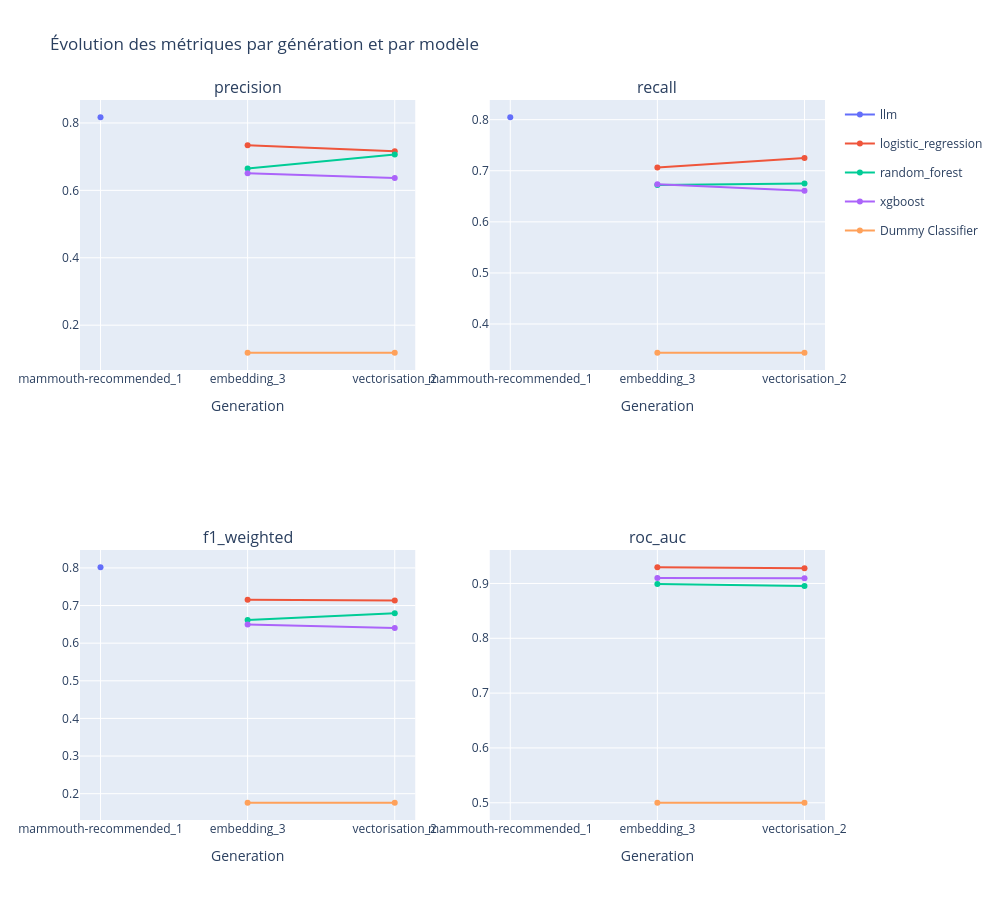

Notebook source saved alongside this figure:
### Markdown cell above
### <p style="background-color:#2980B9; color:#FFFFFF; padding:10px 15px; border-radius:5px; font-size:18px; font-weight:bold;">5.1 Graphique de comparaison des métriques</p>

### Code cell
nbr_cols = 2
# Create a 3x2 grid of subplots
fig = sp.make_subplots(
    rows=-(-len(scoring) //2), cols=nbr_cols,
    subplot_titles=list(scoring.keys()),
    shared_xaxes=True
)

# Get consistent colors per model using plotly's qualitative palette
models = df_model_score["model"].unique()
colors = px.colors.qualitative.Plotly
color_map = {model: colors[i % len(colors)] for i, model in enumerate(models)}

# Loop over each metric, placing it in the right subplot position
for idx, metric in enumerate(scoring):
    row = idx // nbr_cols + 1  # subplot row (1-indexed)
    col = idx % nbr_cols+ 1    # subplot col (1-indexed)

    for model_name in models:
        group_df_model_score = df_model_score[df_model_score["model"] == model_name].sort_values("generation")

        fig.add_trace(
            go.Scatter(
                x=group_df_model_score["generation"],
                y=group_df_model_score[metric],
                mode="lines+markers",
                name=model_name,
                legendgroup=model_name,
                # Show legend only once per model (on first subplot) to avoid duplicates
                showlegend=(idx == 0),
                line=dict(color=color_map[model_name])
            ),
            row=row, col=col
        )

fig.update_xaxes(title_text="Generation")
fig.update_layout(
    height=900, width=1000,
    title_text="Évolution des métriques par génération et par modèle"
)
fig.update_xaxes(showticklabels=True)

fig.show()

### Figure 1 — Plotly figure (JSON) as saved in the notebook; plotly's stock layout.template omitted (floating-point values rounded to 4 significant figures)
{"data": [{"legendgroup": "llm", "line": {"color": "#636EFA"}, "mode": "lines+markers", "name": "llm", "showlegend": true, "type": "scatter", "x": ["mammouth-recommended_1"], "xaxis": "x", "y": [0.8169], "yaxis": "y"}, {"legendgroup": "logistic_regression", "line": {"color": "#EF553B"}, "mode": "lines+markers", "name": "logistic_regression", "showlegend": true, "type": "scatter", "x": ["embedding_3", "vectorisation_2"], "xaxis": "x", "y": [0.7339, 0.716], "yaxis": "y"}, {"legendgroup": "random_forest", "line": {"color": "#00CC96"}, "mode": "lines+markers", "name": "random_forest", "showlegend": true, "type": "scatter", "x": ["embedding_3", "vectorisation_2"], "xaxis": "x", "y": [0.6647, 0.7062], "yaxis": "y"}, {"legendgroup": "xgboost", "line": {"color": "#AB63FA"}, "mode": "lines+markers", "name": "xgboost", "showlegend": true, "type": "scatter", "x": ["embedding_3", "vectorisation_2"], "xaxis": "x", "y": [0.6504, 0.637], "yaxis": "y"}, {"legendgroup": "Dummy Classifier", "line": {"color": "#FFA15A"}, "mode": "lines+markers", "name": "Dummy Classifier", "showlegend": true, "type": "scatter", "x": ["embedding_3", "vectorisation_2"], "xaxis": "x", "y": [0.1182, 0.1182], "yaxis": "y"}, {"legendgroup": "llm", "line": {"color": "#636EFA"}, "mode": "lines+markers", "name": "llm", "showlegend": false, "type": "scatter", "x": ["mammouth-recommended_1"], "xaxis": "x2", "y": [0.8047], "yaxis": "y2"}, {"legendgroup": "logistic_regression", "line": {"color": "#EF553B"}, "mode": "lines+markers", "name": "logistic_regression", "showlegend": false, "type": "scatter", "x": ["embedding_3", "vectorisation_2"], "xaxis": "x2", "y": [0.7062, 0.725], "yaxis": "y2"}, {"legendgroup": "random_forest", "line": {"color": "#00CC96"}, "mode": "lines+markers", "name": "random_forest", "showlegend": false, "type": "scatter", "x": ["embedding_3", "vectorisation_2"], "xaxis": "x2", "y": [0.6719, 0.675], "yaxis": "y2"}, {"legendgroup": "xgboost", "line": {"color": "#AB63FA"}, "mode": "lines+markers", "name": "xgboost", "showlegend": false, "type": "scatter", "x": ["embedding_3", "vectorisation_2"], "xaxis": "x2", "y": [0.6734, 0.6609], "yaxis": "y2"}, {"legendgroup": "Dummy Classifier", "line": {"color": "#FFA15A"}, "mode": "lines+markers", "name": "Dummy Classifier", "showlegend": false, "type": "scatter", "x": ["embedding_3", "vectorisation_2"], "xaxis": "x2", "y": [0.3438, 0.3438], "yaxis": "y2"}, {"legendgroup": "llm", "line": {"color": "#636EFA"}, "mode": "lines+markers", "name": "llm", "showlegend": false, "type": "scatter", "x": ["mammouth-recommended_1"], "xaxis": "x3", "y": [0.8017], "yaxis": "y3"}, {"legendgroup": "logistic_regression", "line": {"color": "#EF553B"}, "mode": "lines+markers", "name": "logistic_regression", "showlegend": false, "type": "scatter", "x": ["embedding_3", "vectorisation_2"], "xaxis": "x3", "y": [0.7151, 0.7136], "yaxis": "y3"}, {"legendgroup": "random_forest", "line": {"color": "#00CC96"}, "mode": "lines+markers", "name": "random_forest", "showlegend": false, "type": "scatter", "x": ["embedding_3", "vectorisation_2"], "xaxis": "x3", "y": [0.6615, 0.6798], "yaxis": "y3"}, {"legendgroup": "xgboost", "line": {"color": "#AB63FA"}, "mode": "lines+markers", "name": "xgboost", "showlegend": false, "type": "scatter", "x": ["embedding_3", "vectorisation_2"], "xaxis": "x3", "y": [0.6497, 0.6405], "yaxis": "y3"}, {"legendgroup": "Dummy Classifier", "line": {"color": "#FFA15A"}, "mode": "lines+markers", "name": "Dummy Classifier", "showlegend": false, "type": "scatter", "x": ["embedding_3", "vectorisation_2"], "xaxis": "x3", "y": [0.1759, 0.1759], "yaxis": "y3"}, {"legendgroup": "llm", "line": {"color": "#636EFA"}, "mode": "lines+markers", "name": "llm", "showlegend": false, "type": "scatter", "x": ["mammouth-recommended_1"], "xaxis": "x4", "y": [NaN], "yaxis": "y4"}, {"legendgroup": "logistic_regression", "line": {"color": "#EF553B"}, "mode": "lines+markers", "name": "logistic_regression", "showlegend": false, "type": "scatter", "x": ["embedding_3", "vectorisation_2"], "xaxis": "x4", "y": [0.9296, 0.9276], "yaxis": "y4"}, {"legendgroup": "random_forest", "line": {"color": "#00CC96"}, "mode": "lines+markers", "name": "random_forest", "showlegend": false, "type": "scatter", "x": ["embedding_3", "vectorisation_2"], "xaxis": "x4", "y": [0.8991, 0.8952], "yaxis": "y4"}, {"legendgroup": "xgboost", "line": {"color": "#AB63FA"}, "mode": "lines+markers", "name": "xgboost", "showlegend": false, "type": "scatter", "x": ["embedding_3", "vectorisation_2"], "xaxis": "x4", "y": [0.91, 0.9097], "yaxis": "y4"}, {"legendgroup": "Dummy Classifier", "line": {"color": "#FFA15A"}, "mode": "lines+markers", "name": "Dummy Classifier", "showlegend": false, "type": "scatter", "x": ["embedding_3", "vectorisation_2"], "xaxis": "x4", "y": [0.5, 0.5], "yaxis": "y4"}], "layout": {"annotations": [{"font": {"size": 16}, "showarrow": false, "text": "precision", "x": 0.225, "xanchor": "center", "xref": "paper", "y": 1, "yanchor": "bottom", "yref": "paper"}, {"font": {"size": 16}, "showarrow": false, "text": "recall", "x": 0.775, "xanchor": "center", "xref": "paper", "y": 1, "yanchor": "bottom", "yref": "paper"}, {"font": {"size": 16}, "showarrow": false, "text": "f1_weighted", "x": 0.225, "xanchor": "center", "xref": "paper", "y": 0.375, "yanchor": "bottom", "yref": "paper"}, {"font": {"size": 16}, "showarrow": false, "text": "roc_auc", "x": 0.775, "xanchor": "center", "xref": "paper", "y": 0.375, "yanchor": "bottom", "yref": "paper"}], "height": 900, "title": {"text": "Évolution des métriques par génération et par modèle"}, "width": 1000, "xaxis": {"anchor": "y", "domain": [0, 0.45], "matches": "x3", "showticklabels": true, "title": {"text": "Generation"}}, "xaxis2": {"anchor": "y2", "domain": [0.55, 1], "matches": "x4", "showticklabels": true, "title": {"text": "Generation"}}, "xaxis3": {"anchor": "y3", "domain": [0, 0.45], "showticklabels": true, "title": {"text": "Generation"}}, "xaxis4": {"anchor": "y4", "domain": [0.55, 1], "showticklabels": true, "title": {"text": "Generation"}}, "yaxis": {"anchor": "x", "domain": [0.625, 1]}, "yaxis2": {"anchor": "x2", "domain": [0.625, 1]}, "yaxis3": {"anchor": "x3", "domain": [0, 0.375]}, "yaxis4": {"anchor": "x4", "domain": [0, 0.375]}}}
